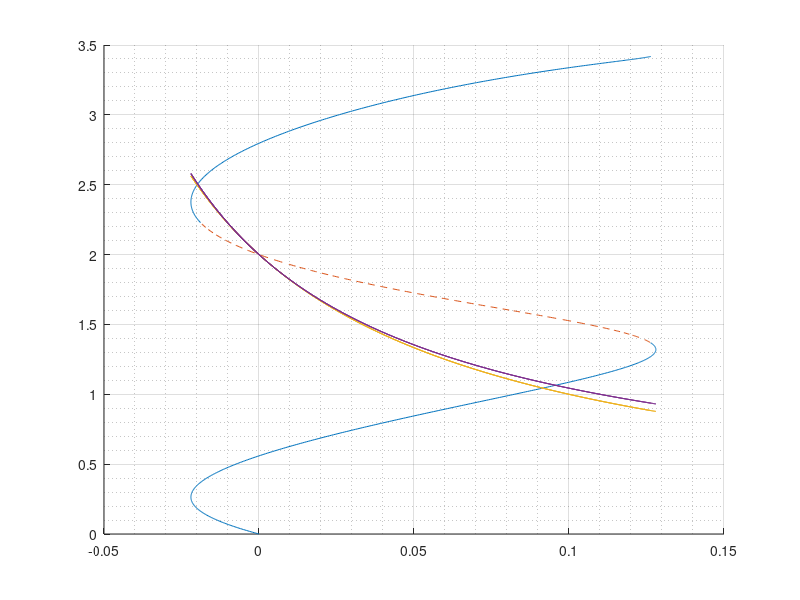

MATLAB code to generate this figure: (Note: this script raises an error after producing the figure.)
clc; clear;
% %%
% lam=-0.1:0.001:0;
% b0=0.3;
% gamma=-10;
% beta=pi/4;
% 
% 
% t1=real((acos((b0*cos(beta)-lam)/(b0))+beta+2*pi)./(1-b0*sin(beta)+sqrt(lam.*(2*b0*cos(beta)-lam)+b0^2*sin(beta)^2))/pi);
% t2=real((acos((b0*cos(beta)-lam)/(b0))+beta+2*pi)./(1-b0*sin(beta)-sqrt(lam.*(2*b0*cos(beta)-lam)+b0^2*sin(beta)^2))/pi);
% t3=real((-acos((b0*cos(beta)-lam)/(b0))+beta+2*pi)./(1-b0*sin(beta)+sqrt(lam.*(2*b0*cos(beta)-lam)+b0^2*sin(beta)^2))/pi);
% t4=real((-acos((b0*cos(beta)-lam)/(b0))+beta+2*pi)./(1-b0*sin(beta)-sqrt(lam.*(2*b0*cos(beta)-lam)+b0^2*sin(beta)^2))/pi);
% 
% phi=0:0.01:20;
% l1=b0*(cos(beta)-cos(beta-phi));
% l2=phi./(1+b0*(sin(beta-phi)-sin(beta)));
% 
% l3=2./(1-gamma*lam);
% %%
% hold on;
% plot(lam,t1)
% plot(lam,t2)
% plot(lam,t3)
% plot(lam,t4)
% grid on; 
% plot(l1,l2/pi)
% plot(lam,l3)
% ylim([0 6])
% % xlim([-0.1 0.1])
%


phi=0:0.01:10; b0=0.02; beta=pi/4; gamma=-10;%kc;
kc=-1/(2*pi*(gamma*sin(beta)+cos(beta)));
b0=0.075;

l1=b0*(cos(beta)-cos(beta-phi));
l2=phi./(1+b0*(sin(beta-phi)-sin(beta)));
crit=1+b0*l2.*(cos(beta-phi)+gamma*sin(beta-phi));

l3=2./(1-gamma*l1);
l4=2./(1+gamma*sqrt((-1+sqrt(1+4*l1))/-2).^2);


% figure()
hold on;
grid on; grid minor;
plot(l1,l2/pi.*(1./(crit>0)))
plot(l1,l2/pi.*(1./(crit<0)),'--')
plot(l1,l3)
plot(l1,l4)
title("K "+num2str(b0)+" beta = "+num2str(beta)+" gamma = "+num2str(gamma))

% phi=0:0.01:20; b0=0.016; beta=pi/4; %kc;
% crit=1+b0*l2.*(cos(beta-phi)+gamma*sin(beta-phi));
% l1=b0*(cos(beta)-cos(beta-phi));
% l2=phi./(1+b0*(sin(beta-phi)-sin(beta)));
% plot(l1,l2/pi.*(1./(crit>0)))
% plot(l1,l2/pi.*(1./(crit<0)),'--')

% phi=0:0.01:20; b0=0.4; beta=pi/4/0.5; %kc;
% crit=1+b0*l2.*(cos(beta-phi)+gamma*sin(beta-phi));
% l1=b0*(cos(beta)-cos(beta-phi));
% l2=phi./(1+b0*(sin(beta-phi)-sin(beta)));
% plot(l1,l2/pi.*(1./(crit>0)))
% plot(l1,l2/pi.*(1./(crit<0)),'--')

% phi=0:0.01:20; b0=0.15;
% l1=b0*(cos(beta)-cos(beta-phi));
% l2=phi./(1+b0*(sin(beta-phi)-sin(beta)));
% plot(l1,l2/pi)


% xlim([-0.1 0.1])
